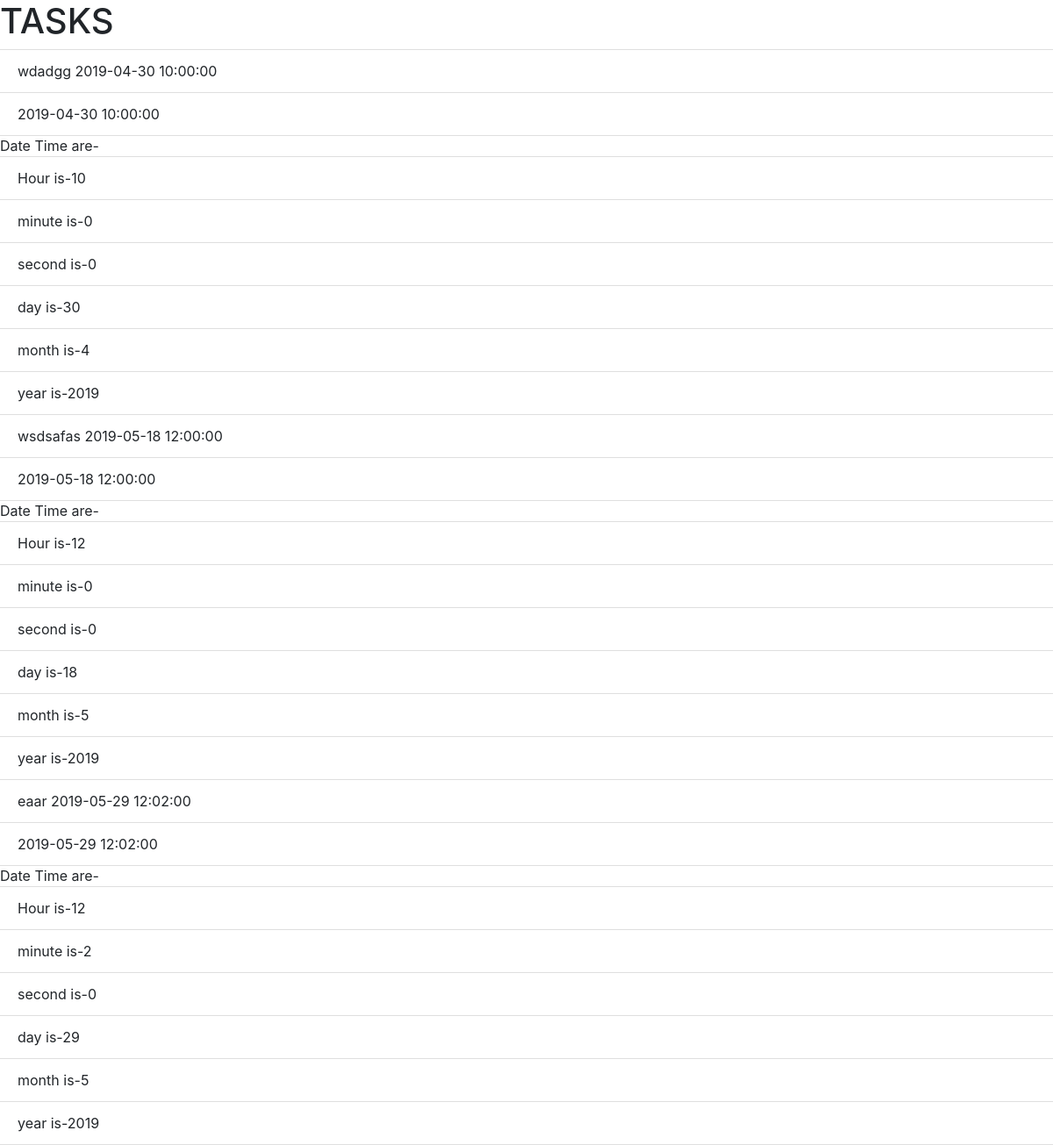
/tasklist, run on an earlier commit of the app's database.
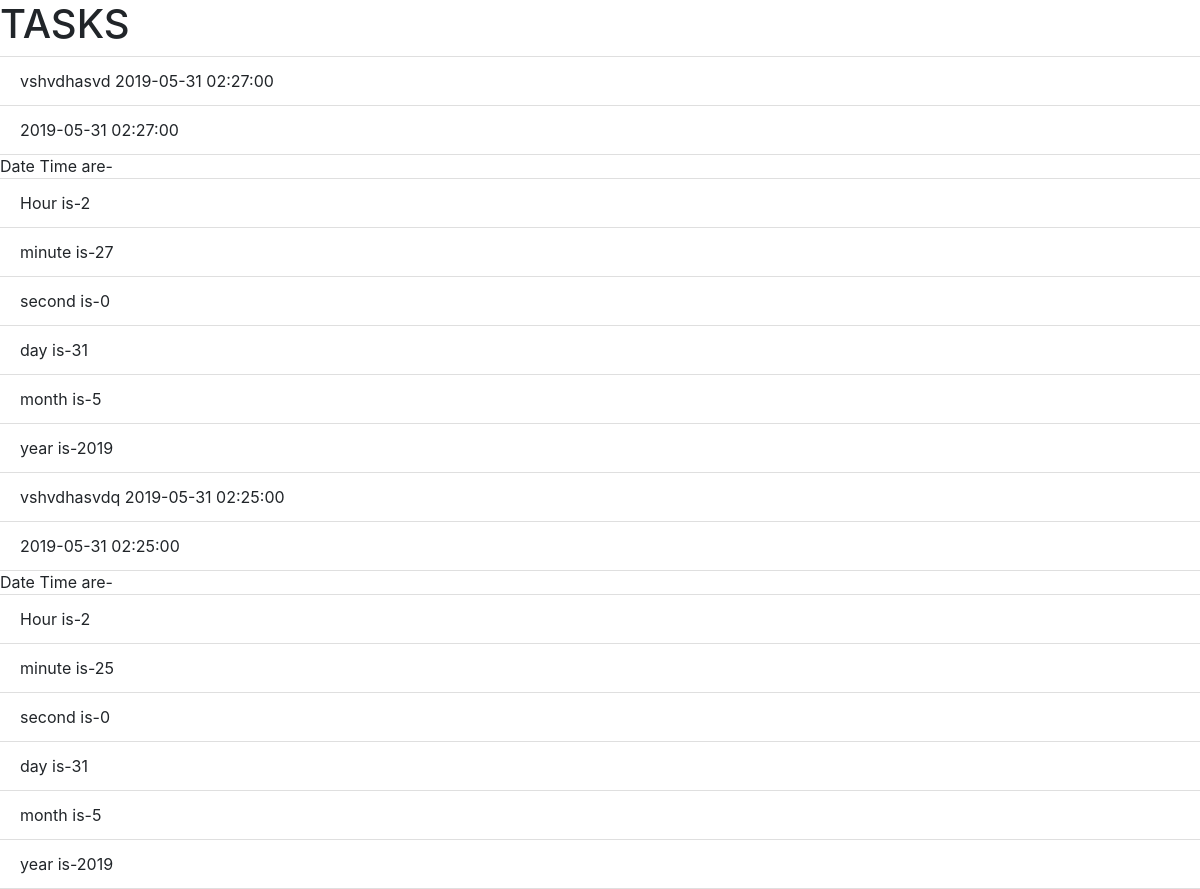
And on a later commit of the database.
### todo.py (models this page shows, shortened)
class Todo(db.Model):
	id=db.Column(db.Integer, primary_key=True, nullable=False)
	task=db.Column(db.Text, nullable=False)
	date_time=db.Column(db.DateTime, unique=True)

### todo.py (the view)
@app.route("/tasklist")
def display():
	tasks=Todo.query.all()
	return render_template('tasklist.html', tasks=tasks)

### templates/tasklist.html (shortened to what this page needs)
<html>
<head>
	<link rel="stylesheet" href="https://stackpath.bootstrapcdn.com/bootstrap/4.3.1/css/bootstrap.min.css"
>
</head>
<body>
	<h1>TASKS</h1>
	<ul class="list-group list-group-flush" id="task-list">
		{% for todo in tasks %}
		<li class="list-group-item" id="task">{{todo.task}} {{todo.date_time}}</li>
		<li class="list-group-item" id="date">{{todo.date_time}}</li>
		Date Time are-
		<li class="list-group-item" id="deadline-hour">Hour is-{{todo.date_time.hour}}</li>
		<li class="list-group-item" id="deadline-minute">minute is-{{todo.date_time.minute}}</li>
		<li class="list-group-item" id="deadline-second">second is-{{todo.date_time.second}}</li>
		<li class="list-group-item" id="deadline-day">day is-{{todo.date_time.day}}</li>
		<li class="list-group-item" id="deadline-month">month is-{{todo.date_time.month}}</li>
		<li class="list-group-item" id="deadline-year">year is-{{todo.date_time.year}}</li>
		{% endfor %}
	</ul>
</body>
</html>

What changed in the data, as far as the page shows it:
removed Todo: task "eaar", date_time "2019-05-29 12:02:00", date_time.hour "12", date_time.minute "2", date_time.second "0", date_time.day "29", date_time.month "5", date_time.year "2019"
changed Todo: task "wdadgg" → "vshvdhasvd"; date_time "2019-04-30 10:00:00" → "2019-05-31 02:27:00"; date_time.hour "10" → "2"; date_time.minute "0" → "27"; date_time.day "30" → "31"; date_time.month "4" → "5"
changed Todo: task "wsdsafas" → "vshvdhasvdq"; date_time "2019-05-18 12:00:00" → "2019-05-31 02:25:00"; date_time.hour "12" → "2"; date_time.minute "0" → "25"; date_time.day "18" → "31"
